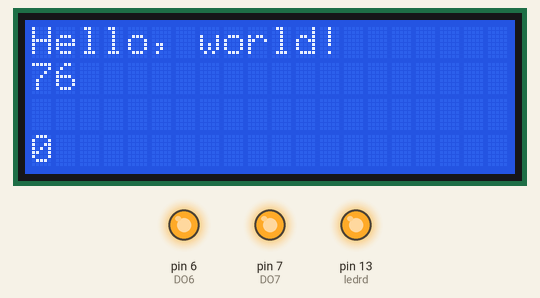
The sketch below on a simulated Arduino Uno, built with avr-gcc and run on an emulated ATmega328P. Shown: 20×4 character LCD, output pins drawn as LEDs (lit = HIGH).

Above: at 0.18 s.
At 5.14 s:
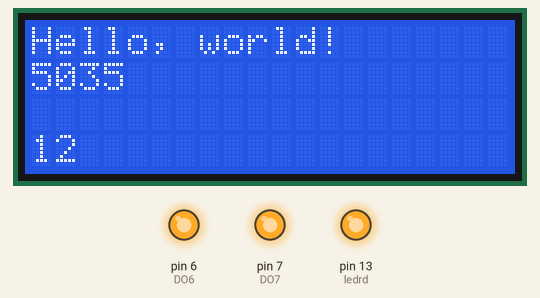
At 10.12 s:
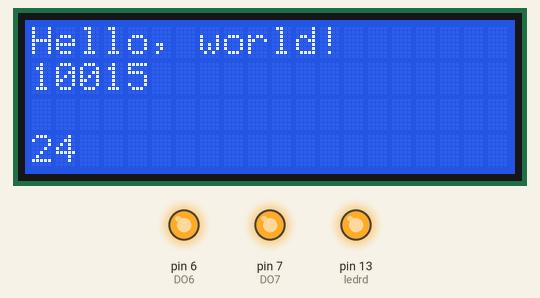
At 19.92 s:
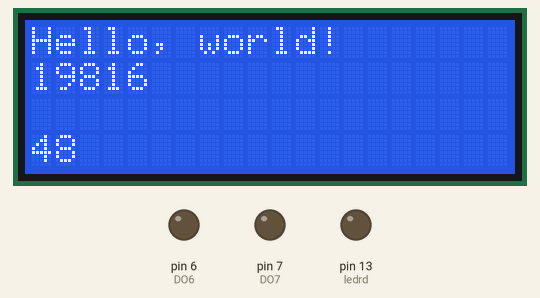
At 29.72 s:
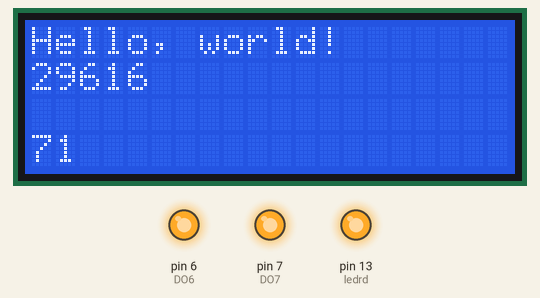
At 39.52 s:
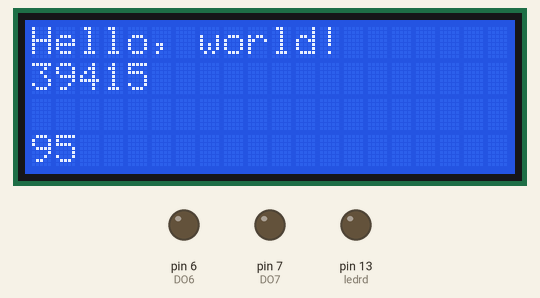
Timing chart, 0 to 40.0 s (numbered marks = the images above):
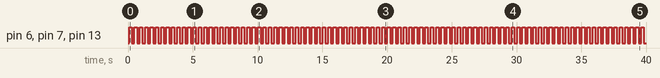

The sketch:

HelloWorld_sainsmart_Impulstest.ino
```cpp
//DFRobot.com
//Compatible with the Arduino IDE 1.0
//Library version:1.1
#include <Wire.h>
#include <LiquidCrystal_I2C.h>

LiquidCrystal_I2C lcd(0x3f,20,4);  // set the LCD address to 0x3f for a 20 chars and 4 line display

const uint8_t ledrd = 13; // Rote LED on board
boolean ledStateLoop = LOW;             // ledState used to set the LED in 1s-Timer
const uint8_t DO6 = 6; // DO6 on board
const uint8_t DO7 = 7; // DO7 on board
long counter = 0;

void setup()
{
  lcd.init();                      // initialize the lcd
  pinMode(ledrd, OUTPUT);
  pinMode(DO6, OUTPUT);
  pinMode(DO7, OUTPUT);
  // Print a message to the LCD.
  lcd.backlight();
  lcd.setBacklight(HIGH);
  lcd.print("Hello, world!");
}

void loop()
{
  // set the cursor to column 0, line 1
  // (note: line 1 is the second row, since counting begins with 0):
  lcd.setCursor(0, 1);
  // print the number of seconds since reset:
  lcd.print(millis());
  lcd.setCursor(0, 3);
  // print the number of seconds since reset:
  lcd.print(counter);
  ledStateLoop = !ledStateLoop;
  digitalWrite(ledrd, ledStateLoop);
  digitalWrite(DO6, ledStateLoop);
  digitalWrite(DO7, ledStateLoop);
  if (ledStateLoop) ++counter;
  delay(200);
}
```

Measured:
- by itself, pin 6 (DO6), pin 7 (DO7), pin 13 (ledrd): alternates HIGH for 0.21 s and LOW for 0.21 s
